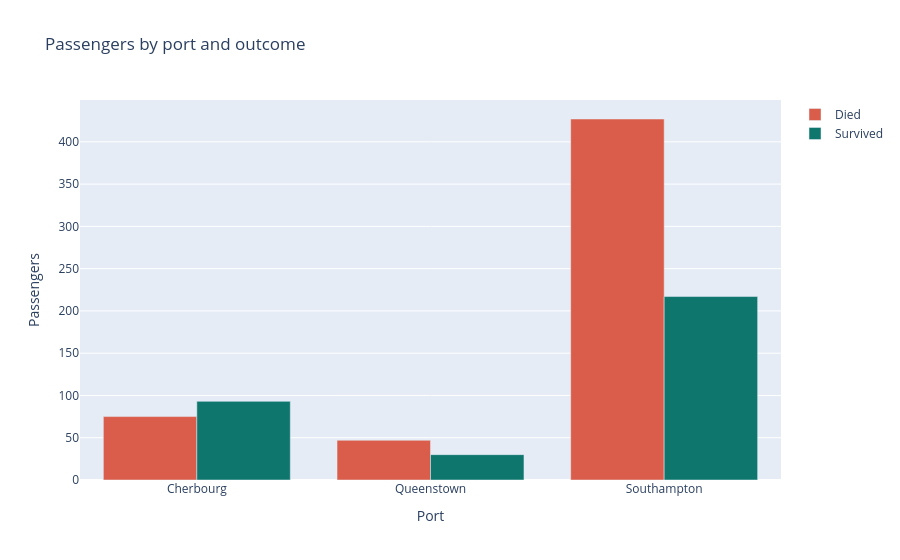

This figure's notebook cell:
### Markdown cell above
### 6. Port and survival
`port_counts`: the number of passengers for each `port` and `survival`. Then a **grouped** bar chart of it, coloured by survival.

### Code cell
port_counts = df.groupby(["port", "survival"]).size().reset_index(name="passengers")

fig = px.bar(port_counts, x="port", y="passengers", color="survival", barmode="group",
             color_discrete_map=COLORS, category_orders=ORDERS,
             labels={"port": "Port", "passengers": "Passengers", "survival": ""},
             title="Passengers by port and outcome")
fig.show()

### Figure 1 — Plotly figure (JSON) as saved in the notebook; plotly's stock layout.template omitted (floating-point values rounded to 4 significant figures)
{"data": [{"alignmentgroup": "True", "hovertemplate": "=Died<br>Port=%{x}<br>Passengers=%{y}<extra></extra>", "legendgroup": "Died", "marker": {"color": "#D95D4A", "pattern": {"shape": ""}}, "name": "Died", "offsetgroup": "Died", "orientation": "v", "showlegend": true, "textposition": "auto", "type": "bar", "x": ["Cherbourg", "Queenstown", "Southampton"], "xaxis": "x", "y": [75, 47, 427], "yaxis": "y"}, {"alignmentgroup": "True", "hovertemplate": "=Survived<br>Port=%{x}<br>Passengers=%{y}<extra></extra>", "legendgroup": "Survived", "marker": {"color": "#0F766E", "pattern": {"shape": ""}}, "name": "Survived", "offsetgroup": "Survived", "orientation": "v", "showlegend": true, "textposition": "auto", "type": "bar", "x": ["Cherbourg", "Queenstown", "Southampton"], "xaxis": "x", "y": [93, 30, 217], "yaxis": "y"}], "layout": {"barmode": "group", "legend": {"title": {"text": ""}, "tracegroupgap": 0}, "title": {"text": "Passengers by port and outcome"}, "xaxis": {"anchor": "y", "domain": [0.0, 1.0], "title": {"text": "Port"}}, "yaxis": {"anchor": "x", "domain": [0.0, 1.0], "title": {"text": "Passengers"}}}}
